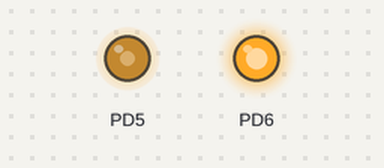
This program was run on a simulated ATmega16, built with avr-gcc and emulated at 8 MHz. On the bench: output pins drawn as LEDs (lit = HIGH).

Above: at 0.96 s.
Timing chart, 0 to 40.0 s (numbered marks = the images above):
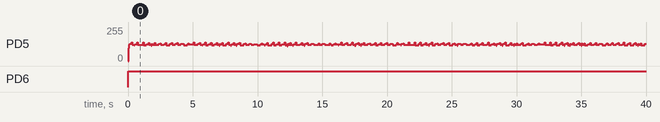

Measured:
- by itself, PD6: LOW → HIGH at 0.00 s

The program:

main.c
```c
#include <avr/io.h>
#include <avr/interrupt.h>
#include <util/delay.h>
#include <math.h>

#define C1 119
#define D1 106
#define E1 95
#define F1 89
#define G1 80
#define A1 71
#define H1 63
#define C2 60

volatile int Licznik=0;
int LiczImp = C1;
unsigned char Tablica[120];


void setTablica();
void on();
void off();

int main(void)
{
	int Gama[] = {C1,C2,E1,F1,G1,A1,H1,C2};
	int i;

	DDRD |= (1<<PD5)
			|(1<<PD6);
	PORTD |= (1<<PD5)
			|(1<<PD6);

	TCCR1A |= (1<<COM1A1) // clear OC1A on compare match, set at BOTTOM
				|(1<<WGM10); // Fast PWM 8-Bit (WGM10, WGM11, WGM12)
	TCCR1B |= (1<<WGM12)
			|(1<<CS10); // prescaler x8
	OCR1A = 128;
	TIMSK |= (1<<OCIE1A);
	sei();
	setTablica();


	for(;;){
		for(i=0;i<2;i++){
			on();
			LiczImp = Gama[i];
			setTablica();
			_delay_ms(125);
			off();
		}

	}
}

ISR (TIMER1_COMPA_vect)
{
	Licznik++;
	OCR1A = Tablica[Licznik-1];
	if(Licznik >= LiczImp){
		Licznik = 0;
	}
}

ISR (BADISR_vect){}

void setTablica()
{
	PORTB |= (1<<PB0);
	int i;
	float temp, fLiczImp=LiczImp;
	for(i=0;i<LiczImp;i++){
		temp = sin(2*M_PI*(i/fLiczImp))*256;
		Tablica[i] = (int)temp;
	}
	PORTB &= ~(1<<PB0);
}

void on()
{
	TCCR1A |= (1<<COM1A1);
}

void off()
{
	TCCR1A &= ~(1<<COM1A1);
}
```
